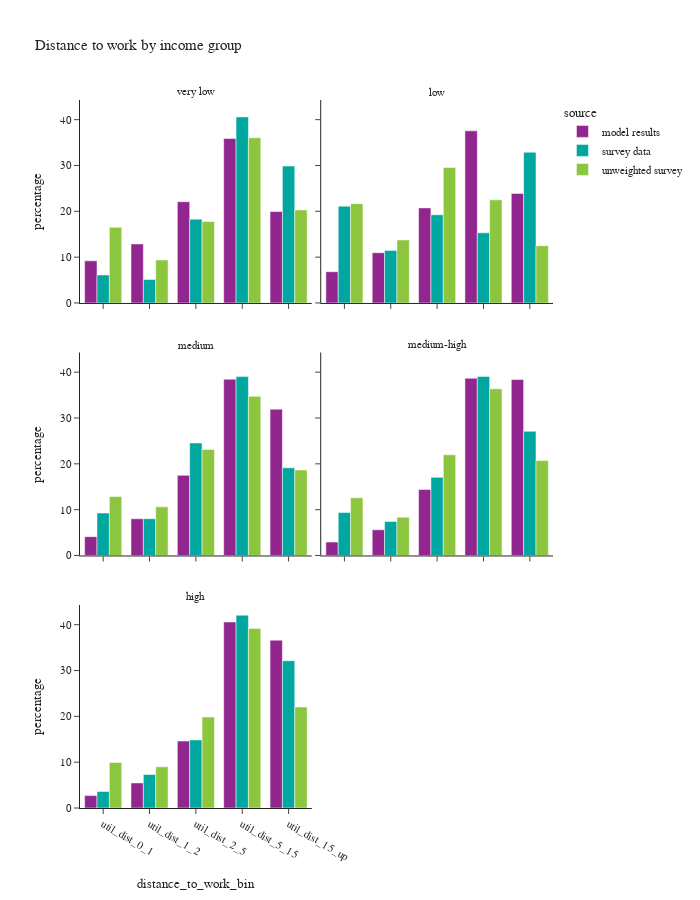

Source (notebook cell):
### Code cell
df_plot = per_data.loc[(per_data['is_worker']) & (per_data['distance_to_work_bin'] != float('nan'))].groupby(['source','hhincome_group','distance_to_work_bin'])['person_weight'].sum().reset_index()
df_plot['percentage'] = df_plot.groupby(['source','hhincome_group'], group_keys=False)['person_weight']. \
    apply(lambda x: 100 * x / float(x.sum()))
# df_plot

fig = px.bar(df_plot, x="distance_to_work_bin", y="percentage", color="source",barmode="group",
             facet_col="hhincome_group", facet_col_wrap=2,
             title="Distance to work by income group")
fig.for_each_annotation(lambda a: a.update(text = a.text.split("=")[-1]))
fig.update_layout(height=900, width=700, font=dict(size=11))
fig.show()

### Figure 1 — Plotly figure (JSON) as saved in the notebook; plotly's stock layout.template omitted (floating-point values rounded to 4 significant figures)
{"data": [{"alignmentgroup": "True", "hovertemplate": "source=model results<br>hhincome_group=very low<br>distance_to_work_bin=%{x}<br>percentage=%{y}<extra></extra>", "legendgroup": "model results", "marker": {"color": "#91268F", "pattern": {"shape": ""}}, "name": "model results", "offsetgroup": "model results", "orientation": "v", "showlegend": true, "textposition": "auto", "type": "bar", "x": ["util_dist_0_1", "util_dist_1_2", "util_dist_2_5", "util_dist_5_15", "util_dist_15_up"], "xaxis": "x5", "y": [9.186, 12.88, 22.1, 35.88, 19.95], "yaxis": "y5"}, {"alignmentgroup": "True", "hovertemplate": "source=model results<br>hhincome_group=low<br>distance_to_work_bin=%{x}<br>percentage=%{y}<extra></extra>", "legendgroup": "model results", "marker": {"color": "#91268F", "pattern": {"shape": ""}}, "name": "model results", "offsetgroup": "model results", "orientation": "v", "showlegend": false, "textposition": "auto", "type": "bar", "x": ["util_dist_0_1", "util_dist_1_2", "util_dist_2_5", "util_dist_5_15", "util_dist_15_up"], "xaxis": "x6", "y": [6.821, 10.97, 20.74, 37.55, 23.91], "yaxis": "y6"}, {"alignmentgroup": "True", "hovertemplate": "source=model results<br>hhincome_group=medium<br>distance_to_work_bin=%{x}<br>percentage=%{y}<extra></extra>", "legendgroup": "model results", "marker": {"color": "#91268F", "pattern": {"shape": ""}}, "name": "model results", "offsetgroup": "model results", "orientation": "v", "showlegend": false, "textposition": "auto", "type": "bar", "x": ["util_dist_0_1", "util_dist_1_2", "util_dist_2_5", "util_dist_5_15", "util_dist_15_up"], "xaxis": "x3", "y": [4.113, 8.004, 17.49, 38.47, 31.93], "yaxis": "y3"}, {"alignmentgroup": "True", "hovertemplate": "source=model results<br>hhincome_group=medium-high<br>distance_to_work_bin=%{x}<br>percentage=%{y}<extra></extra>", "legendgroup": "model results", "marker": {"color": "#91268F", "pattern": {"shape": ""}}, "name": "model results", "offsetgroup": "model results", "orientation": "v", "showlegend": false, "textposition": "auto", "type": "bar", "x": ["util_dist_0_1", "util_dist_1_2", "util_dist_2_5", "util_dist_5_15", "util_dist_15_up"], "xaxis": "x4", "y": [2.927, 5.601, 14.4, 38.68, 38.39], "yaxis": "y4"}, {"alignmentgroup": "True", "hovertemplate": "source=model results<br>hhincome_group=high<br>distance_to_work_bin=%{x}<br>percentage=%{y}<extra></extra>", "legendgroup": "model results", "marker": {"color": "#91268F", "pattern": {"shape": ""}}, "name": "model results", "offsetgroup": "model results", "orientation": "v", "showlegend": false, "textposition": "auto", "type": "bar", "x": ["util_dist_0_1", "util_dist_1_2", "util_dist_2_5", "util_dist_5_15", "util_dist_15_up"], "xaxis": "x", "y": [2.703, 5.466, 14.61, 40.59, 36.63], "yaxis": "y"}, {"alignmentgroup": "True", "hovertemplate": "source=survey data<br>hhincome_group=very low<br>distance_to_work_bin=%{x}<br>percentage=%{y}<extra></extra>", "legendgroup": "survey data", "marker": {"color": "#00A7A0", "pattern": {"shape": ""}}, "name": "survey data", "offsetgroup": "survey data", "orientation": "v", "showlegend": true, "textposition": "auto", "type": "bar", "x": ["util_dist_0_1", "util_dist_1_2", "util_dist_2_5", "util_dist_5_15", "util_dist_15_up"], "xaxis": "x5", "y": [6.103, 5.129, 18.29, 40.61, 29.87], "yaxis": "y5"}, {"alignmentgroup": "True", "hovertemplate": "source=survey data<br>hhincome_group=low<br>distance_to_work_bin=%{x}<br>percentage=%{y}<extra></extra>", "legendgroup": "survey data", "marker": {"color": "#00A7A0", "pattern": {"shape": ""}}, "name": "survey data", "offsetgroup": "survey data", "orientation": "v", "showlegend": false, "textposition": "auto", "type": "bar", "x": ["util_dist_0_1", "util_dist_1_2", "util_dist_2_5", "util_dist_5_15", "util_dist_15_up"], "xaxis": "x6", "y": [21.12, 11.46, 19.24, 15.3, 32.89], "yaxis": "y6"}, {"alignmentgroup": "True", "hovertemplate": "source=survey data<br>hhincome_group=medium<br>distance_to_work_bin=%{x}<br>percentage=%{y}<extra></extra>", "legendgroup": "survey data", "marker": {"color": "#00A7A0", "pattern": {"shape": ""}}, "name": "survey data", "offsetgroup": "survey data", "orientation": "v", "showlegend": false, "textposition": "auto", "type": "bar", "x": ["util_dist_0_1", "util_dist_1_2", "util_dist_2_5", "util_dist_5_15", "util_dist_15_up"], "xaxis": "x3", "y": [9.25, 8.035, 24.55, 39.03, 19.13], "yaxis": "y3"}, {"alignmentgroup": "True", "hovertemplate": "source=survey data<br>hhincome_group=medium-high<br>distance_to_work_bin=%{x}<br>percentage=%{y}<extra></extra>", "legendgroup": "survey data", "marker": {"color": "#00A7A0", "pattern": {"shape": ""}}, "name": "survey data", "offsetgroup": "survey data", "orientation": "v", "showlegend": false, "textposition": "auto", "type": "bar", "x": ["util_dist_0_1", "util_dist_1_2", "util_dist_2_5", "util_dist_5_15", "util_dist_15_up"], "xaxis": "x4", "y": [9.359, 7.422, 17.05, 39.07, 27.1], "yaxis": "y4"}, {"alignmentgroup": "True", "hovertemplate": "source=survey data<br>hhincome_group=high<br>distance_to_work_bin=%{x}<br>percentage=%{y}<extra></extra>", "legendgroup": "survey data", "marker": {"color": "#00A7A0", "pattern": {"shape": ""}}, "name": "survey data", "offsetgroup": "survey data", "orientation": "v", "showlegend": false, "textposition": "auto", "type": "bar", "x": ["util_dist_0_1", "util_dist_1_2", "util_dist_2_5", "util_dist_5_15", "util_dist_15_up"], "xaxis": "x", "y": [3.617, 7.317, 14.86, 42.08, 32.13], "yaxis": "y"}, {"alignmentgroup": "True", "hovertemplate": "source=unweighted survey<br>hhincome_group=very low<br>distance_to_work_bin=%{x}<br>percentage=%{y}<extra></extra>", "legendgroup": "unweighted survey", "marker": {"color": "#8CC63E", "pattern": {"shape": ""}}, "name": "unweighted survey", "offsetgroup": "unweighted survey", "orientation": "v", "showlegend": true, "textposition": "auto", "type": "bar", "x": ["util_dist_0_1", "util_dist_1_2", "util_dist_2_5", "util_dist_5_15", "util_dist_15_up"], "xaxis": "x5", "y": [16.5, 9.391, 17.77, 36.04, 20.3], "yaxis": "y5"}, {"alignmentgroup": "True", "hovertemplate": "source=unweighted survey<br>hhincome_group=low<br>distance_to_work_bin=%{x}<br>percentage=%{y}<extra></extra>", "legendgroup": "unweighted survey", "marker": {"color": "#8CC63E", "pattern": {"shape": ""}}, "name": "unweighted survey", "offsetgroup": "unweighted survey", "orientation": "v", "showlegend": false, "textposition": "auto", "type": "bar", "x": ["util_dist_0_1", "util_dist_1_2", "util_dist_2_5", "util_dist_5_15", "util_dist_15_up"], "xaxis": "x6", "y": [21.67, 13.75, 29.58, 22.5, 12.5], "yaxis": "y6"}, {"alignmentgroup": "True", "hovertemplate": "source=unweighted survey<br>hhincome_group=medium<br>distance_to_work_bin=%{x}<br>percentage=%{y}<extra></extra>", "legendgroup": "unweighted survey", "marker": {"color": "#8CC63E", "pattern": {"shape": ""}}, "name": "unweighted survey", "offsetgroup": "unweighted survey", "orientation": "v", "showlegend": false, "textposition": "auto", "type": "bar", "x": ["util_dist_0_1", "util_dist_1_2", "util_dist_2_5", "util_dist_5_15", "util_dist_15_up"], "xaxis": "x3", "y": [12.86, 10.61, 23.15, 34.73, 18.65], "yaxis": "y3"}, {"alignmentgroup": "True", "hovertemplate": "source=unweighted survey<br>hhincome_group=medium-high<br>distance_to_work_bin=%{x}<br>percentage=%{y}<extra></extra>", "legendgroup": "unweighted survey", "marker": {"color": "#8CC63E", "pattern": {"shape": ""}}, "name": "unweighted survey", "offsetgroup": "unweighted survey", "orientation": "v", "showlegend": false, "textposition": "auto", "type": "bar", "x": ["util_dist_0_1", "util_dist_1_2", "util_dist_2_5", "util_dist_5_15", "util_dist_15_up"], "xaxis": "x4", "y": [12.59, 8.352, 21.97, 36.38, 20.71], "yaxis": "y4"}, {"alignmentgroup": "True", "hovertemplate": "source=unweighted survey<br>hhincome_group=high<br>distance_to_work_bin=%{x}<br>percentage=%{y}<extra></extra>", "legendgroup": "unweighted survey", "marker": {"color": "#8CC63E", "pattern": {"shape": ""}}, "name": "unweighted survey", "offsetgroup": "unweighted survey", "orientation": "v", "showlegend": false, "textposition": "auto", "type": "bar", "x": ["util_dist_0_1", "util_dist_1_2", "util_dist_2_5", "util_dist_5_15", "util_dist_15_up"], "xaxis": "x", "y": [9.927, 8.986, 19.85, 39.18, 22.05], "yaxis": "y"}], "layout": {"annotations": [{"font": {}, "showarrow": false, "text": "high", "x": 0.245, "xanchor": "center", "xref": "paper", "y": 0.2867, "yanchor": "bottom", "yref": "paper"}, {"font": {}, "showarrow": false, "text": "medium", "x": 0.245, "xanchor": "center", "xref": "paper", "y": 0.6433, "yanchor": "bottom", "yref": "paper"}, {"font": {}, "showarrow": false, "text": "medium-high", "x": 0.755, "xanchor": "center", "xref": "paper", "y": 0.6433, "yanchor": "bottom", "yref": "paper"}, {"font": {}, "showarrow": false, "text": "very low", "x": 0.245, "xanchor": "center", "xref": "paper", "y": 1.0, "yanchor": "bottom", "yref": "paper"}, {"font": {}, "showarrow": false, "text": "low", "x": 0.755, "xanchor": "center", "xref": "paper", "y": 1.0, "yanchor": "bottom", "yref": "paper"}], "barmode": "group", "font": {"size": 11}, "height": 900, "legend": {"title": {"text": "source"}, "tracegroupgap": 0}, "title": {"text": "Distance to work by income group"}, "width": 700, "xaxis": {"anchor": "y", "domain": [0.0, 0.49], "title": {"text": "distance_to_work_bin"}}, "xaxis2": {"anchor": "y2", "domain": [0.51, 1.0], "matches": "x", "title": {"text": "distance_to_work_bin"}}, "xaxis3": {"anchor": "y3", "domain": [0.0, 0.49], "matches": "x", "showticklabels": false}, "xaxis4": {"anchor": "y4", "domain": [0.51, 1.0], "matches": "x", "showticklabels": false}, "xaxis5": {"anchor": "y5", "domain": [0.0, 0.49], "matches": "x", "showticklabels": false}, "xaxis6": {"anchor": "y6", "domain": [0.51, 1.0], "matches": "x", "showticklabels": false}, "yaxis": {"anchor": "x", "domain": [0.0, 0.2867], "title": {"text": "percentage"}}, "yaxis2": {"anchor": "x2", "domain": [0.0, 0.2867], "matches": "y", "showticklabels": false}, "yaxis3": {"anchor": "x3", "domain": [0.3567, 0.6433], "matches": "y", "title": {"text": "percentage"}}, "yaxis4": {"anchor": "x4", "domain": [0.3567, 0.6433], "matches": "y", "showticklabels": false}, "yaxis5": {"anchor": "x5", "domain": [0.7133, 1.0], "matches": "y", "title": {"text": "percentage"}}, "yaxis6": {"anchor": "x6", "domain": [0.7133, 1.0], "matches": "y", "showticklabels": false}}}
